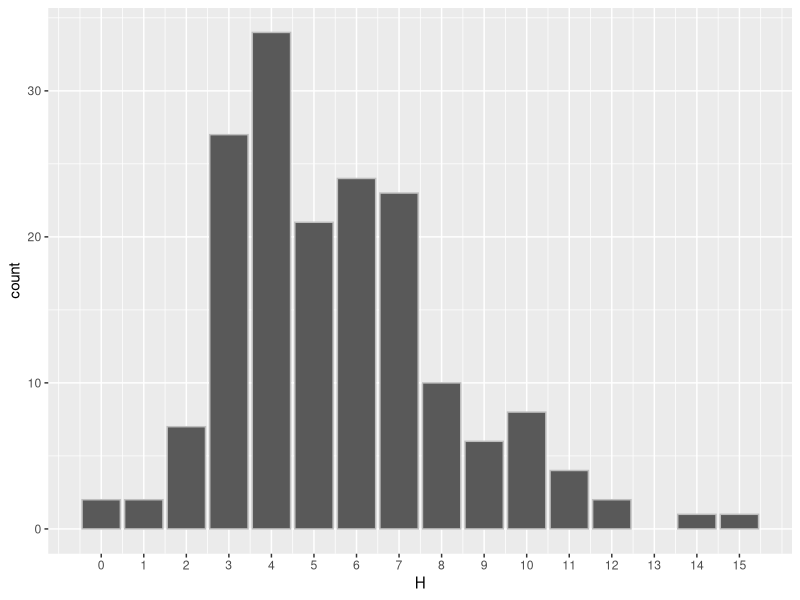
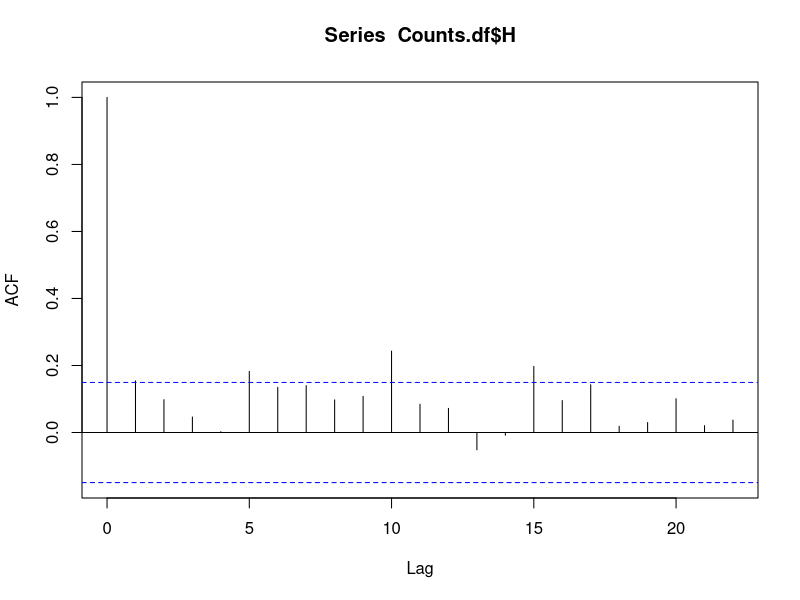
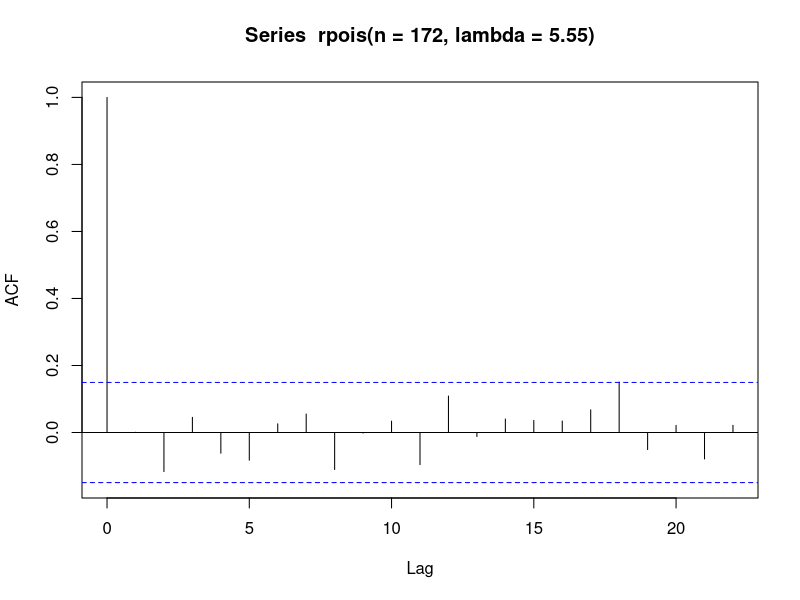
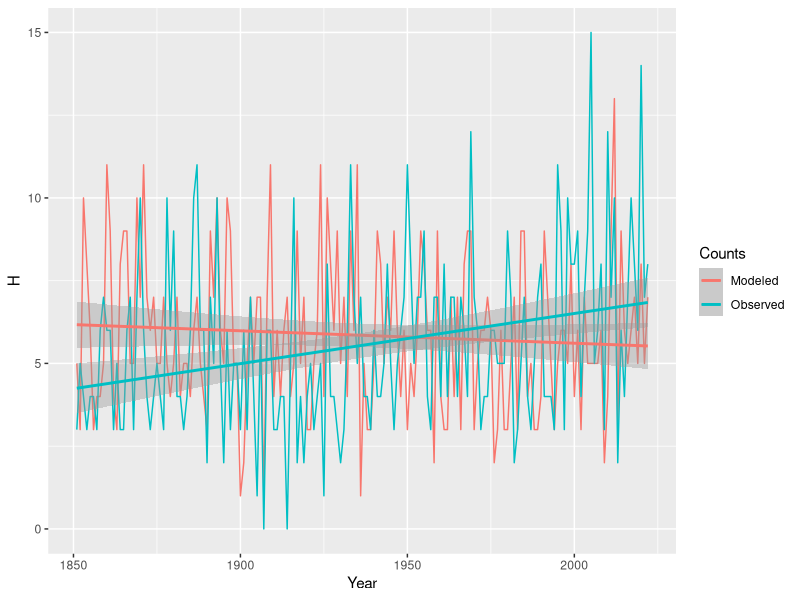
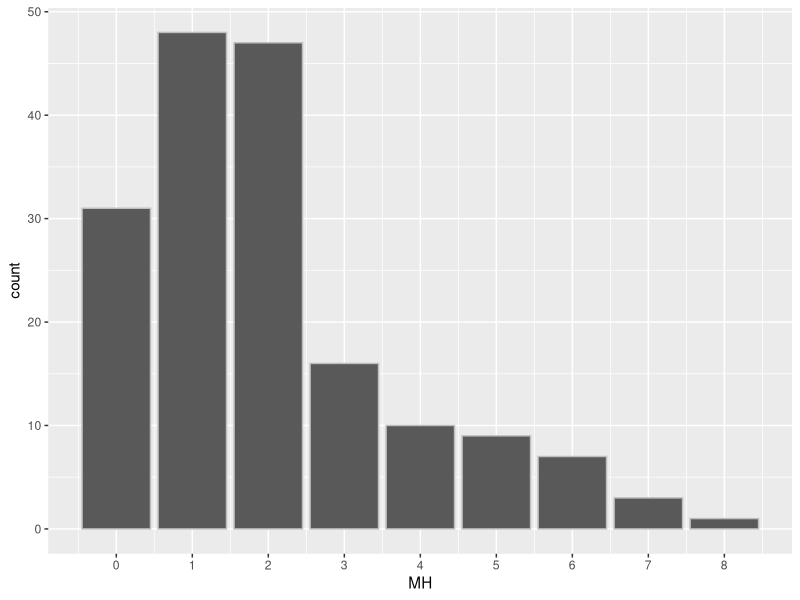
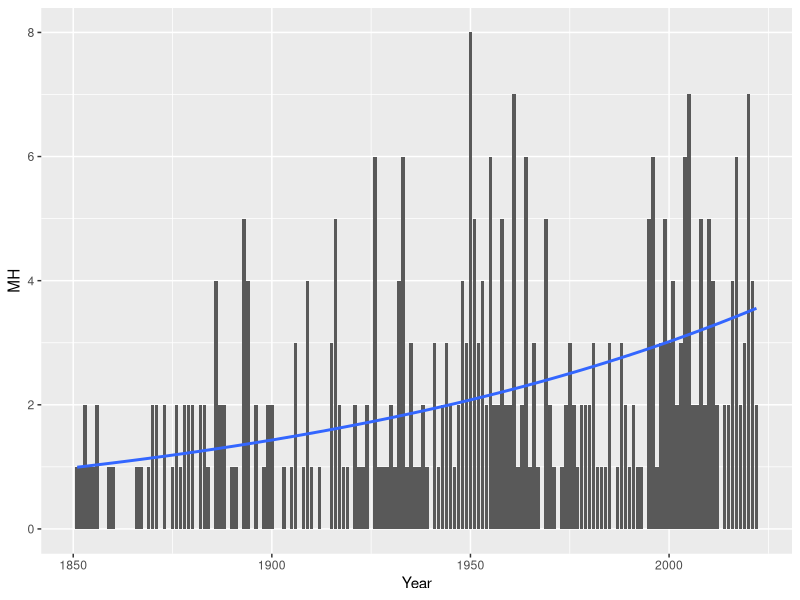
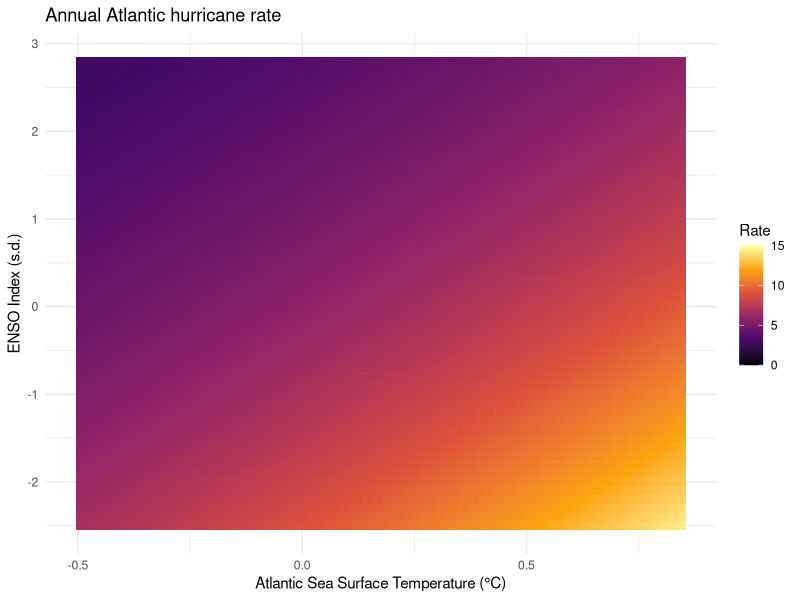

These charts were generated, in order, by the following R code:
## ---- chunk 1
#| echo: true
Counts.df <- readr::read_table(file = here::here("data", "NATL_Counts.txt"))

Counts.df |>
  head()
## ---- chunk 2
#| echo: true
Counts.df |>
  dplyr::pull(H)
## ---- chunk 3
#| echo: true
Counts.df |>
  dplyr::pull(H) |>
  table()
## ---- chunk 4
#| echo: true
Counts.df |>
  dplyr::summarize(NYears = dplyr::n(),
                   Avg = mean(H),
                   Var = var(H),
                   Ratio = Var/Avg)
## ---- chunk 5
#| echo: true
library(ggplot2)

ggplot(data = Counts.df,
       mapping = aes(x = H)) +
  geom_bar(color = "gray") +
  scale_x_continuous(breaks = 0:15)
## ---- chunk 6
rnorm(n = 172, mean = 180, sd = 15)
## ---- chunk 7
#| echo: true
( H1 <- rpois(n = 172, lambda = 5.55) )
## ---- chunk 8
#| echo: true
H1 |>
  table()
## ---- chunk 9
#| echo: true
Ratio <- NULL
for(i in 1:10000){
  H <- rpois(n = 172, lambda = 5.55)
  Ratio <- c(Ratio, var(H)/mean(H)) 
}
sum(Ratio > 1.22) / 10000 * 100
## ---- chunk 10
#| echo: true
Counts.df$H |>
  acf()
## ---- chunk 11
#| echo: true
rpois(n = 172, lambda = 5.55) |>
  acf()
## ---- chunk 12
#| echo: true
df <- data.frame(Year = rep(Counts.df$Year, times = 2),
                 Counts = rep(c("Observed", "Modeled"), each = 172),
                 H = c(Counts.df$H, rpois(n = 172, lambda = 5.55)))
ggplot(data = df,
       mapping = aes(x = Year, y = H, color = Counts)) +
  geom_line() +
  geom_smooth(method = lm)
## ---- chunk 13
#| echo: true
lm(H ~ Year, data = Counts.df)
## ---- chunk 14
#| echo: true
Counts.df |>
  dplyr::summarize(NYears = dplyr::n(),
                   Avg = mean(MH),
                   Var = var(MH),
                   Ratio = Var/Avg)
## ---- chunk 15
#| echo: true
ggplot(data = Counts.df,
       mapping = aes(x = MH)) +
  geom_bar(color = "gray") +
  scale_x_continuous(breaks = 0:8)
## ---- chunk 16
#| echo: true

ggplot(data = Counts.df,
       mapping = aes(x = Year, y = MH)) +
  geom_col() +
  geom_smooth(method = glm, 
              method.args = list(family = 'poisson'),
              se = FALSE)
## ---- chunk 17
glm(MH ~ Year, data = Counts.df, family = poisson)
## ---- chunk 18
#| echo: true
ENSO.df <- readr::read_table(file = here::here("data", "CENSO.txt"))
SST.df <- readr::read_table(file = here::here("data", "TNA_SST.txt"))
Counts.df <- readr::read_table(file = here::here("data", "NATL_Counts.txt")) |>
  dplyr::filter(Year >= 1948)

df <- data.frame(Year = Counts.df$Year,
                 H = Counts.df$H,
                 MH = Counts.df$MH,
                 SST = (SST.df$Aug + SST.df$Sep + SST.df$Oct)/3,
                 ENSO = (ENSO.df$Aug + ENSO.df$Sep + ENSO.df$Oct)/3)
## ---- chunk 19
#| echo: true
model <- glm(H ~ SST + ENSO, 
             data = df,
             family = poisson)
## ---- chunk 20
#| echo: true
#| output-location: slide
grd <- expand.grid(SST = seq(-.5, .85, .01), 
                   ENSO = seq(-2.5, 2.8, .1))
z <- predict(model, newdata = grd, type = "response")
grd$H <- z
ggplot(data = grd,
       mapping = aes(x = SST, y = ENSO, fill = H)) + 
        geom_tile() +
        scale_fill_viridis_c(limits = c(0, 15), option = "inferno") +
        labs(fill = "Rate") +
        xlab("Atlantic Sea Surface Temperature (°C)") + 
        ylab("ENSO Index (s.d.)") +
        ggtitle(label = "Annual Atlantic hurricane rate") +
        theme_minimal()
## ---- chunk 21
Counts.df <- readr::read_table(file = here::here("data", "CONUS_Counts.txt"))

Counts.df |>
  head()
